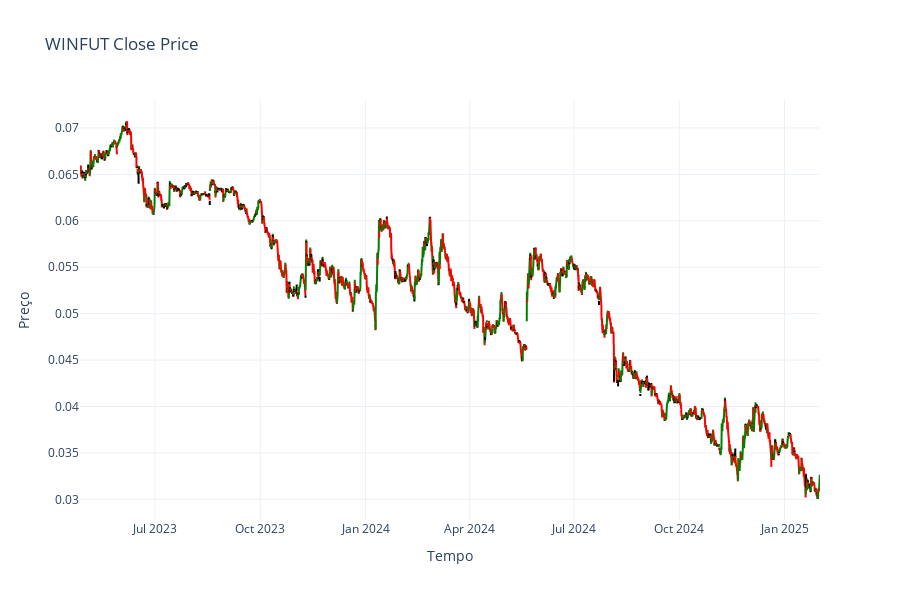

This figure's notebook cell:
### Code cell
import plotly.graph_objects as go
import numpy as np
df.set_index('time',inplace=True)
fig = go.Figure()

# Inicializar arrays
targets = df['target'].values
start_idx = 0

# Criar segmentos contínuos de cores
for i in range(1, len(targets)):
    if targets[i] != targets[start_idx]:
        # Determinar cor do segmento
        color = 'black'  # neutro
        if targets[start_idx] == 1:
            color = 'green'
        elif targets[start_idx] == -1:
            color = 'red'
        
        fig.add_trace(go.Scatter(
            x=df.index[start_idx:i],
            y=df['close'].iloc[start_idx:i],
            mode='lines',
            line=dict(color=color),
            showlegend=False
        ))
        start_idx = i

# Último segmento
color = 'black'
if targets[start_idx] == 1:
    color = 'green'
elif targets[start_idx] == -1:
    color = 'red'

fig.add_trace(go.Scatter(
    x=df.index[start_idx:],
    y=df['close'].iloc[start_idx:],
    mode='lines',
    line=dict(color=color),
    showlegend=False
))

# Layout
fig.update_layout(
    title="WINFUT Close Price",
    xaxis_title="Tempo",
    yaxis_title="Preço",
    template="plotly_white",
    hovermode="x unified",
    height=600
)

fig.show()
df.reset_index(inplace=True)
